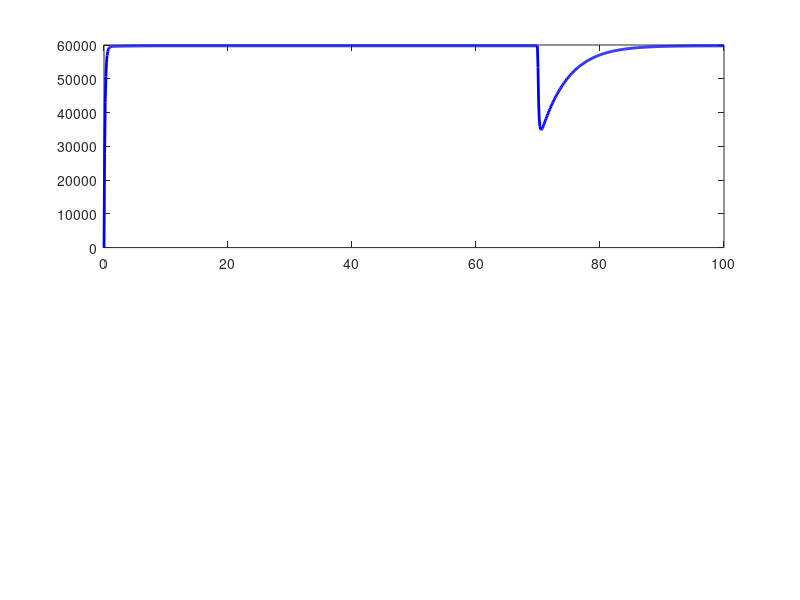

Here is the MATLAB script that generated this plot: (Note: this script raises an error after producing the figure.)
%% LABORATOR NR. 6 - PARTEA b)
%% Sistemul de reglare a tensiunii la bornele generatorului
%%
%% Schema bloc: fig. 6.11 / 6.12
%% 3 bucle de reglare in cascada:
%%   Bucla 1 (interioara):  curent de excitatie IE  -> regulator R_IE (PID)
%%   Bucla 2 (mijlocie):    tensiune de excitatie UE -> regulator R_UE (PI)
%%   Bucla 3 (exterioara):  tensiune generator UG   -> regulator R_UG (PID)
%%
%% Perturbatia: pU (tensiune) - treapta -1000V la t=70s
%% Referinta:   u*G = 9.5V (tensiune unificata) -> UG_nom = 25000V

clear; clc; close all;

%% =========================================================
%% PARAMETRI SISTEM (din lucrare, ec. 6.9-6.21)
%% =========================================================

% H_EE = 1.388/(1+0.1s)  - element excitatie (PC+CCG)
K_EE  = 1.388; T_EE_b = 0.1;   % [s]

% H_E = 3.6/(1+0.5s)  - subproces excitatie (EX1+EX2)
K_E   = 3.6;   T_E    = 0.5;   % [s]

% H_EG = 13.888  - curent excitatie -> tensiune generator
K_EG  = 13.888;

% H_G = 0.403/(1+4s)  - Generator (sarcina)
K_G   = 0.403; T_G    = 4;     % [s]

% H_CCG+PC = 45  - complex comanda grila + punte redresoare
K_CCG_PC = 45;

% Traductoare (proportionale/ordinul I)
K_TUE    = 0.02;               % traductor tensiune excitatie
K_TIE    = 0.0055;             % traductor curent excitatie [V/A]
K_TUG    = 0.4e-3;             % traductor tensiune generator [V/V] = 4e-4
K_TIG    = 4.96e-5;            % traductor curent sarcina [V/A]

% Coeficienti de ponderare reactie compundare
K_UG     = K_TUG;              % ponderare dupa tensiunea generator
K_IG     = K_TIG;              % ponderare dupa curentul de sarcina (5%)

% Suma constante de timp mici pentru calculul regulatoarelor
T_Sigma_UE = 0.01;             % [s] - pentru bucla UE
T_Sigma_UG = 0.01;             % [s] - pentru bucla UG

%% =========================================================
%% REGULATOARE CALCULATE (ec. 6.18-6.21)
%% =========================================================

% R_UE (PI) - bucla tensiune excitatie (ec. 6.18)
K_RUE    = 4;
T_I_RUE  = 0.1;                % [s]

% R_IE (PID realizabil) - bucla curent excitatie (ec. 6.20)
K_RIE    = 26;
T_I_RIE  = 0.52;               % [s]
T_D_RIE  = 0.019;              % [s]
T_f2     = 0.05;               % [s] - filtru derivativ R_IE

% R_UG (PID cu filtru) - bucla tensiune generator (ec. 6.21)
K_RUG    = 212;
T_I_RUG  = 4.02;               % [s]
T_D_RUG  = 0.198;              % [s]
T_f3     = 4.2;                % [s] - filtru R_UG

% Referinta si perturbatie
u_G_ref  = 9.5;                % [V] tensiune unificata referinta
pU_val   = -1000;              % [V] perturbatie tensiune (treapta negativa)
t_pert_U = 70;                 % [s] momentul perturbatiei

fprintf('=== SISTEM b) TENSIUNEA LA BORNELE GENERATORULUI ===\n\n');
fprintf('Regulatoare:\n');
fprintf('  R_UE (PI):  K_RUE=%.0f,  T_I=%.2fs\n', K_RUE, T_I_RUE);
fprintf('  R_IE (PID): K_RIE=%.0f,  T_I=%.2fs, T_D=%.3fs, Tf2=%.2fs\n', K_RIE, T_I_RIE, T_D_RIE, T_f2);
fprintf('  R_UG (PID): K_RUG=%.0f, T_I=%.2fs, T_D=%.3fs, Tf3=%.1fs\n\n', K_RUG, T_I_RUG, T_D_RUG, T_f3);

%% =========================================================
%% CONSTRUCTIE FUNCTII DE TRANSFER
%% =========================================================
s = tf('s');

% Elemente fizice
H_EE_b     = tf(K_EE,     [T_EE_b, 1]);
H_E        = tf(K_E,      [T_E,    1]);
H_EG_b     = tf(K_EG,     1);
H_G        = tf(K_G,      [T_G,    1]);
H_CCG_PC   = tf(K_CCG_PC, 1);

% Traductoare
H_TUE      = tf(K_TUE,    1);
H_TIE      = tf(K_TIE,    1);
H_TUG_b    = tf(K_TUG,    1);
H_TIG      = tf(K_TIG,    1);

% Regulatoare
H_RUE      = tf(K_RUE * [T_I_RUE, 1], [T_I_RUE, 0]);

% R_IE (PID realizabil cu filtru de ordinul 1):
% K_RIE*(1 + 1/(T_I*s) + T_D*s) / (1 + Tf2*s)
num_RIE = K_RIE * [(T_I_RIE*T_f2 + T_I_RIE*T_D_RIE), (T_I_RIE + T_f2), 1];
den_RIE = [T_I_RIE*T_f2, T_I_RIE, 0];
H_RIE      = tf(num_RIE, den_RIE);

% R_UG (PID cu filtru):
num_RUG = K_RUG * [(T_I_RUG*T_f3 + T_I_RUG*T_D_RUG), (T_I_RUG + T_f3), 1];
den_RUG = [T_I_RUG*T_f3, T_I_RUG, 0];
H_RUG      = tf(num_RUG, den_RUG);

%% =========================================================
%% SISTEME IN BUCLA INCHISA (cascada 3 bucle)
%% =========================================================

% --- BUCLA 1: Curent excitatie (IE) ---
% Calea directa: H_CCG_PC -> H_EE_b -> H_E -> H_EG_b -> H_G... 
% Dar pentru bucla IE: procesul este CCG+PC -> EX1+EX2 -> IE
% H_proc_IE = H_CCG_PC * H_EE_b
H_proc_IE  = H_CCG_PC * H_EE_b;
H_OL_IE    = H_RIE * H_proc_IE * H_TIE;
H_CL_IE    = feedback(H_RIE * H_proc_IE, H_TIE);  % IE/c_IE

fprintf('Bucla IE inchisa: gain DC = %.4f\n', dcgain(H_CL_IE));

% --- BUCLA 2: Tensiune excitatie (UE) ---
% Procesul din perspectiva buclei UE:
% H_proc_UE = H_CL_IE * H_E * H_TUE  (bucla IE echivalenta + subproces excitatie)
H_proc_UE  = H_CL_IE * H_E;
H_OL_UE    = H_RUE * H_proc_UE * H_TUE;
H_CL_UE    = feedback(H_RUE * H_proc_UE, H_TUE);  % UE/c_UE

fprintf('Bucla UE inchisa: gain DC = %.4f\n', dcgain(H_CL_UE));

% --- BUCLA 3: Tensiune generator (UG) ---
% Procesul din perspectiva buclei UG:
% H_proc_UG = H_CL_UE * H_EG_b * H_G
H_proc_UG  = H_CL_UE * H_EG_b * H_G;

% Reactia compusa: -K_UG*UG + K_IG*IG (compundare)
% u_Gr = K_UG*u_G - K_IG*I_G
% u_G = K_TUG * UG,  u_IG = K_TIG * IG
% Reactia totala: H_TUG_b - K_TIG * H_G_curent
% Simplificat (IG neglijat in bucla):
H_react_UG = H_TUG_b;   % reactie principala
H_OL_UG    = H_RUG * H_proc_UG * H_react_UG;
H_CL_UG    = feedback(H_RUG * H_proc_UG, H_react_UG);  % UG/c_UG

% Cu reactia de compundare (5% din reactia de tensiune):
H_react_compund = H_TUG_b - 0.05 * H_TIG;
H_CL_UG_comp   = feedback(H_RUG * H_proc_UG, H_react_compund);

fprintf('Bucla UG inchisa (fara compundare): gain DC = %.4f\n', dcgain(H_CL_UG));
fprintf('Bucla UG inchisa (cu compundare):   gain DC = %.4f\n\n', dcgain(H_CL_UG_comp));

%% =========================================================
%% SIMULARE 1: Referinta treapta u*G si perturbatie pU (treapta)
%% =========================================================
t_sim = 0:0.1:100;
idx_pert_U = round(t_pert_U / 0.1) + 1;

% Referinta u*G = 9.5V la t=0
[UG_ref, t_out] = step(H_CL_UG_comp * u_G_ref, t_sim);

% Perturbatie tensiune pU = -1000V la t=70s (actioneaza direct pe UG)
H_CL_UG_pert = feedback(H_proc_UG, H_react_compund * H_RUG);
pU_input = zeros(size(t_sim));
pU_input(idx_pert_U:end) = pU_val;
[UG_pert_resp, ~] = lsim(H_CL_UG_pert, pU_input, t_sim);

UG_total = UG_ref + UG_pert_resp;
UG_kV = UG_total / K_TUG / 1000;  % [kV]

% Semnalul de comanda c (din R_UG) -> intrare CCG+PC [0;8]V
H_cmd_UG = H_RUG * feedback(1, H_proc_UG * H_react_compund);
[c_ref, ~]   = step(H_cmd_UG * u_G_ref, t_sim);
[c_pert, ~]  = lsim(-H_cmd_UG * H_proc_UG / H_proc_UG, pU_input, t_sim);
c_total = c_ref;  % simplificat

fprintf('=== SIMULARE 1: Treapta ref. + pert. tensiune treapta ===\n');
fprintf('UG stationara = %.2f kV (nom: 25kV)\n', UG_ref(end)/K_TUG/1000);
fprintf('Abatere stationara dupa perturbatie: %.6f V\n', UG_total(end));

% Figura 6.13 echivalent
figure(5);
subplot(2,1,1);
plot(t_out, UG_total/K_TUG/1000, 'b-', 'LineWidth', 2);
yline(u_G_ref/K_TUG/1000, 'r--', 'LineWidth', 1);
xline(t_pert_U, 'm:', 'LineWidth', 1);
text(t_pert_U+1, UG_ref(end)/K_TUG/1000*0.5, sprintf('p_U=%.0fV', pU_val),'Color','m');
grid on; xlabel('Timp [s]'); ylabel('U_G [kV]');
title('Fig. 6.13 echiv. - Tensiunea la bornele generatorului (pert. treapta)');
xlim([0 100]);

subplot(2,1,2);
plot(t_out, c_ref, 'b-', 'LineWidth', 2);
yline(0,'k:','LineWidth',1);
yline(8,'r:','LineWidth',1,'DisplayName','Limita sup. 8V');
grid on; xlabel('Timp [s]'); ylabel('c [V]');
title('Fig. 6.14 echiv. - Semnalul de comanda al R_{UE}');
xlim([0 100]);

%% =========================================================
%% SIMULARE 2: Cu "intarziere" semnale (fig. 6.15)
%% =========================================================
% Filtre intarziere ordinul 2
H_REF2  = tf(1, conv([5,1],[8,1]));
H_PERT2 = tf(1, conv([1,1],[1,1]));

[UG_ref_filt,  ~] = step(H_CL_UG_comp * H_REF2 * u_G_ref, t_sim);
[UG_pert_filt, ~] = lsim(H_CL_UG_pert * H_PERT2, pU_input, t_sim);
UG_filt = UG_ref_filt + UG_pert_filt;

H_cUE_filt = H_RUE * feedback(1, H_proc_UE * H_TUE);
[cUE_filt, ~]    = step(H_cUE_filt * H_REF2 * u_G_ref, t_sim);

fprintf('\n=== SIMULARE 2: Semnale filtrate (intarziate) ===\n');
fprintf('UG stationara (filtrat): %.4f kV\n', UG_filt(end)/K_TUG/1000);
fprintf('Abatere stationara dupa perturbatie: %.6f\n', UG_filt(end));

figure(6);
subplot(3,1,1);
plot(t_out, UG_filt/K_TUG/1000, 'b-', 'LineWidth',2);
yline(u_G_ref/K_TUG/1000, 'r--', 'LineWidth',1);
xline(t_pert_U, 'm:', 'LineWidth',1);
grid on; xlabel('Timp [s]'); ylabel('U_G [kV]');
title('Fig. 6.15 echiv. - Tensiunea la bornele generatorului (semnale intarziate)');
xlim([0 100]);

subplot(3,1,2);
plot(t_out, cUE_filt, 'b-', 'LineWidth',2);
yline(8,'r:','LineWidth',1); yline(0,'k:','LineWidth',1);
grid on; xlabel('Timp [s]'); ylabel('c_{UE} [V]');
title('Fig. 6.16 echiv. - Comanda R_{UE}'); xlim([0 100]);

%% =========================================================
%% SIMULARE 3: Studiu influenta Tf2 (cerinta 6.4 pct. 5)
%%   Tf2 din intervalul [0.01s - 2s]
%% =========================================================
fprintf('\n=== SIMULARE 3: Influenta Tf2 asupra sistemului ===\n');
Tf2_vals = [0.01, 0.05, 0.1, 0.5, 1.0, 2.0];
colors_Tf = {'b-','r--','g-.','m:','c-','k--'};

figure(7);
subplot(2,1,1);
for k = 1:length(Tf2_vals)
    Tf2_k = Tf2_vals(k);
    num_RIE_k = K_RIE * [(T_I_RIE*Tf2_k + T_I_RIE*T_D_RIE), (T_I_RIE + Tf2_k), 1];
    den_RIE_k = [T_I_RIE*Tf2_k, T_I_RIE, 0];
    H_RIE_k   = tf(num_RIE_k, den_RIE_k);
    H_CL_IE_k = feedback(H_RIE_k * H_proc_IE, H_TIE);
    H_CL_UE_k = feedback(H_RUE * H_CL_IE_k * H_E, H_TUE);
    H_proc_UG_k = H_CL_UE_k * H_EG_b * H_G;
    H_CL_UG_k   = feedback(H_RUG * H_proc_UG_k, H_react_compund);
    try
        [UG_k, ~] = step(H_CL_UG_k * H_REF2 * u_G_ref, t_sim);
        plot(t_out, UG_k/K_TUG/1000, colors_Tf{k}, 'LineWidth', 1.5, ...
            'DisplayName', sprintf('T_{f2}=%.2fs', Tf2_k));
        hold on;
    catch
        fprintf('  Tf2=%.2f: sistem instabil\n', Tf2_k);
    end
end
yline(u_G_ref/K_TUG/1000,'k:','LineWidth',1,'HandleVisibility','off');
grid on; xlabel('Timp [s]'); ylabel('U_G [kV]');
title('Studiu Tf2 - Influenta constantei de timp a filtrului R_{IE}');
legend('Location','southeast'); xlim([0 100]);

subplot(2,1,2);
% Afisam UG in tensiune unificata pentru comparatie
for k = 1:length(Tf2_vals)
    Tf2_k = Tf2_vals(k);
    num_RIE_k = K_RIE * [(T_I_RIE*Tf2_k + T_I_RIE*T_D_RIE), (T_I_RIE + Tf2_k), 1];
    den_RIE_k = [T_I_RIE*Tf2_k, T_I_RIE, 0];
    H_RIE_k   = tf(num_RIE_k, den_RIE_k);
    H_CL_IE_k = feedback(H_RIE_k * H_proc_IE, H_TIE);
    H_CL_UE_k = feedback(H_RUE * H_CL_IE_k * H_E, H_TUE);
    H_proc_UG_k = H_CL_UE_k * H_EG_b * H_G;
    H_CL_UG_k   = feedback(H_RUG * H_proc_UG_k, H_react_compund);
    H_CL_UG_pert_k = feedback(H_proc_UG_k, H_react_compund * H_RUG);
    try
        [UG_ref_k, ~]  = step(H_CL_UG_k * H_REF2 * u_G_ref, t_sim);
        [UG_pert_k, ~] = lsim(H_CL_UG_pert_k * H_PERT2, pU_input, t_sim);
        UG_tot_k = UG_ref_k + UG_pert_k;
        sigma_k = (max(UG_tot_k) - UG_tot_k(end)) / UG_tot_k(end) * 100;
        fprintf('  Tf2=%.2fs: UG_st=%.4fkV, sigma=%.2f%%\n', Tf2_k, UG_tot_k(end)/K_TUG/1000, sigma_k);
        plot(t_out, UG_tot_k/K_TUG/1000, colors_Tf{k}, 'LineWidth',1.5, ...
            'DisplayName', sprintf('T_{f2}=%.2fs', Tf2_k));
        hold on;
    catch; end
end
xline(t_pert_U,'m:','LineWidth',1,'HandleVisibility','off');
grid on; xlabel('Timp [s]'); ylabel('U_G [kV]');
title('Studiu Tf2 - Raspuns la referinta + pert. tensiune');
legend('Location','southeast'); xlim([0 100]);

fprintf('\nFigurile 5-7 genereaza echivalentele fig. 6.12-6.18 din lucrare.\n');
fprintf('Sistemul b) utilizeaza 3 bucle de cascada: IE -> UE -> UG\n');
